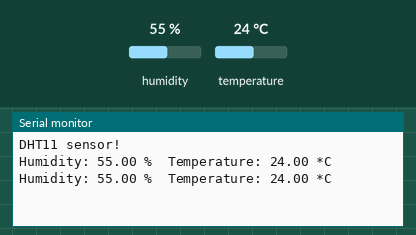
Recording of a sketch running on a simulated ESP32. Parts: the last lines printed to the serial monitor. The test bench sets the inputs (shaded band); at power-on: humidity 55 %, temperature 24 °C.

Above: at 2.8 s.
2.9 s: humidity set to 22 %
At 4.7 s:
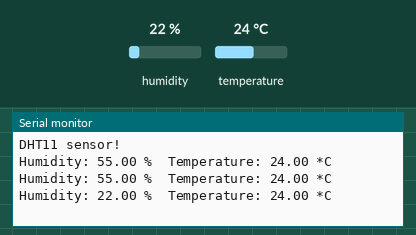
5.6 s: temperature set to 12 °C
At 7.0 s:
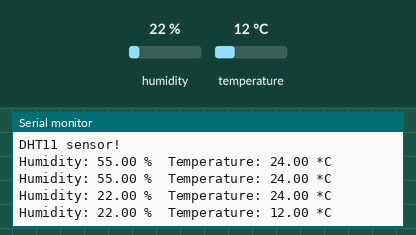
8.3 s: humidity set to 40 %
At 10.6 s:
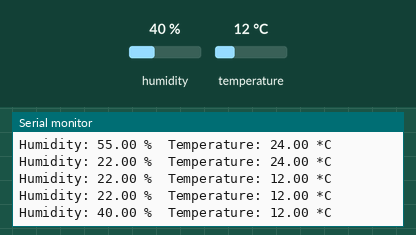
Timing chart, 0 to 12.1 s (numbered marks = the images above; inputs shaded):
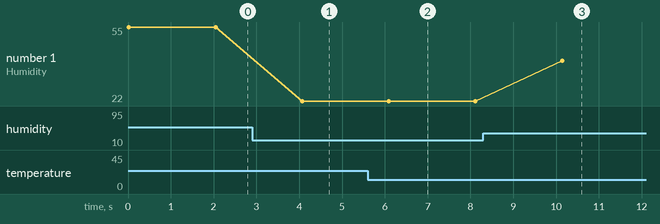

The sketch:

DH11.ino
```cpp
#include <DHT.h>

//here we use 14 of ESP32 to read data
#define DHTPIN 34
//our sensor is DHT11 type
#define DHTTYPE DHT11
//create an instance of DHT sensor
DHT dht(DHTPIN, DHTTYPE);

void setup()
{
Serial.begin(115200);
Serial.println("DHT11 sensor!");
//call begin to start sensor
dht.begin();
}

void loop() {
//use the functions which are supplied by library.
float h = dht.readHumidity();
// Read temperature as Celsius (the default)
float t = dht.readTemperature();
// Check if any reads failed and exit early (to try again).
if (isnan(h) || isnan(t)) {
Serial.println("Failed to read from DHT sensor!");
return;
delay(1000);
}
// print the result to Terminal
Serial.print("Humidity: ");
Serial.print(h);
Serial.print(" %\t");
Serial.print("Temperature: ");
Serial.print(t);
Serial.println(" *C ");
//we delay a little bit for next read
delay(2000);
}
```

Measured:
- after the input at 2.9 s, the serial monitor: prints a new line after 1.2 s (image 1)
- after the input at 5.6 s, the serial monitor: prints a new line after 0.49 s (image 2)
- after the input at 8.3 s, the serial monitor: prints a new line after 1.8 s (image 3)
- plotted number 1: 55 → 22 after the input at 2.9 s, 22 → 40 after the input at 8.3 s
